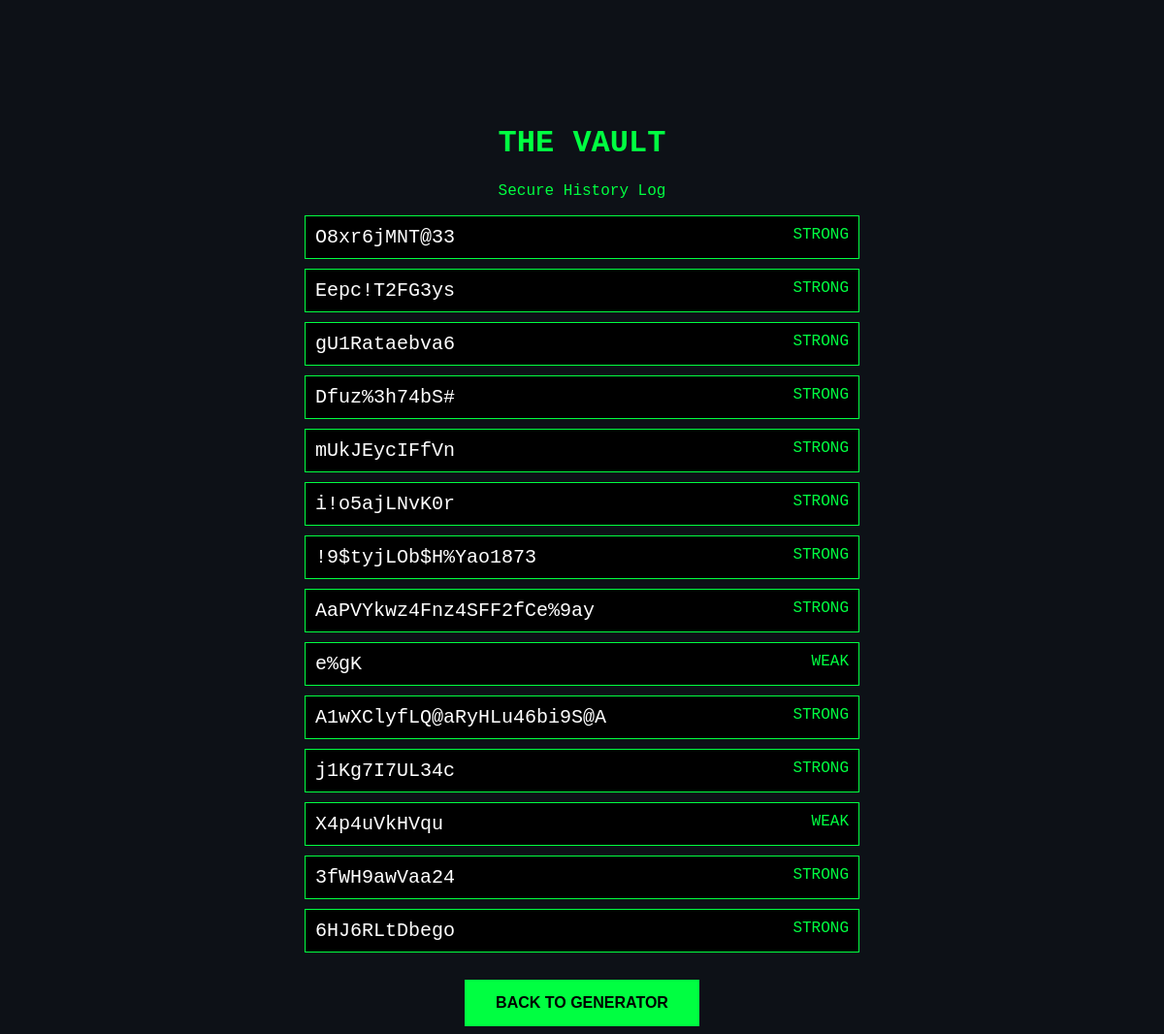
The app's page /history with its own data.
### tables this page shows
CREATE TABLE passwords (
            id INTEGER PRIMARY KEY AUTOINCREMENT,
            content TEXT,
            strength TEXT
        );

### app.py (the view)
@app.route("/history")
def history():
    conn = sqlite3.connect("history.db")
    cursor = conn.cursor()
    cursor.execute("SELECT * FROM passwords ORDER BY id DESC")
    data = cursor.fetchall()
    conn.close()
    return render_template("history.html", history_data=data)

### templates/history.html (shortened to what this page needs)
<!DOCTYPE html>
<html>
<head>
    <link rel="stylesheet" href="{{ url_for('static', filename='style.css') }}">
</head>
<body>
    <h1>THE VAULT</h1>
    <p>Secure History Log</p>
    <div style="width: 50%; margin: auto; text-align: left;">
        {% for row in history_data %}
        <div style="border: 1px solid #00ff41; padding: 10px; margin: 10px; background-color: #000;">
            <span style="font-size: 20px; color: white;"> {{ row[1] }} </span>
            <span style="float: right; color: #00ff41;"> {{ row[2] }} </span>
        </div>
        {% endfor %}
    </div>
    <br>
    <a href="/">
        <button>BACK TO GENERATOR</button>
    </a>
</body>
</html>

### static/style.css (style rules this page uses)
body { background-color: #0d1117; color: #00ff41; font-family: 'Courier New', Courier, monospace; text-align: center; padding-top: 100px; }
button { background-color: #00ff41; color: #000; padding: 15px 32px; font-size: 16px; border: none; cursor: pointer; font-weight: bold; }

### records on screen
passwords: content "O8xr6jMNT@33", strength "STRONG"
passwords: content "Eepc!T2FG3ys", strength "STRONG"
passwords: content "gU1Rataebva6", strength "STRONG"
passwords: content "Dfuz%3h74bS#", strength "STRONG"
passwords: content "mUkJEycIFfVn", strength "STRONG"
passwords: content "i!o5ajLNvK0r", strength "STRONG"
passwords: content "!9$tyjLOb$H%Yao1873", strength "STRONG"
passwords: content "AaPVYkwz4Fnz4SFF2fCe%9ay", strength "STRONG"
passwords: content "e%gK", strength "WEAK"
passwords: content "A1wXClyfLQ@aRyHLu46bi9S@A", strength "STRONG"
passwords: content "j1Kg7I7UL34c", strength "STRONG"
passwords: content "X4p4uVkHVqu", strength "WEAK"
passwords: content "3fWH9awVaa24", strength "STRONG"
passwords: content "6HJ6RLtDbego", strength "STRONG"
